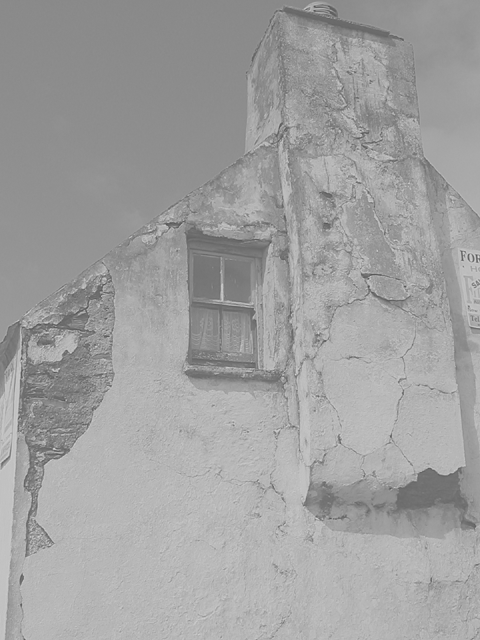
#> input picture 2019A-Procesamiento-digital-de-imagenes/1 Parcial/docs/ireland-06-contrastlow.tif, 480 x 640 px
$ jupyter execute 'Ecualización.ipynb'   (older library calls are emulated)
#> lines starting #> are read from the running program, lines starting #| are printed output that depends on the picture
[cell 1]
#algunas librerías
from scipy import misc
from scipy import ndimage
import matplotlib.pylab as plt
import numpy as np

[cell 2]
def escala_grises(I):
    g = 0.2989 * I[:,:,0] + 0.5870 * I[:,:,1] + 0.1140 * I[:,:,2]
    return g

def histograma(I, nbins = 32, show = True):
    h = np.histogram(I,nbins)
    plt.plot(h[1][:-1], h[0])
    if show:
        plt.show()

def histograma_acumulado(I, nbins=256, show = True):
    h = np.histogram(I,nbins)
    hc = np.cumsum(h[0])
    plt.plot(h[1][:-1], hc)
    if show:
        plt.show()
    return hc

def ev_histograma_acumulado(I):
    h = np.histogram(I,256)
    hc = np.cumsum(h[0])
    return hc

def muestra_imagen(I, show=True):
    plt.imshow(I, cmap="gray")
#     plt.axis('off')
    m = np.min(I)
    mx = np.max(I)
    plt.xlabel("["+str(m)+", "+str(mx)+"]")
    if show:
        plt.show()

# Ecualizado

Los tonos de gris de una imagen cualquiera, en general, no están ecualizados (no tienen una distribución uniforme)

[cell 3]
Im = misc.imread("ireland-06-contrastlow.tif")
#> Im is the input picture: shape (640, 480); min 79, max 217, mean 160.1
muestra_imagen(Im)
#> in muestra_imagen, `m = np.min(I)`: m = 79
#> in muestra_imagen, `mx = np.max(I)`: mx = 217

## Histograma de frecuencias

[cell 4]
plt.subplot(211)
histograma(Im,show=False)
plt.subplot(212)
histograma_acumulado(Im,show=False)
#> in histograma_acumulado, `hc = np.cumsum(h[0])`: hc = 256 values from 1 to 307200
plt.show()
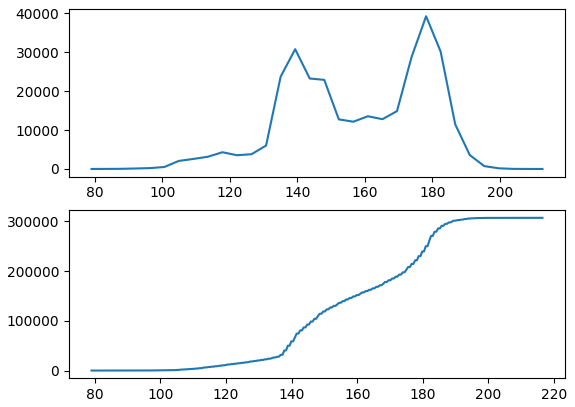
#> figure drawn by matplotlib, 2 panels; panel 1: curve peaks at x = 178.2, y = 39240; panel 2: curve peaks at x = 216.5, y = 307200

## Ejemplo de imagen ecualizada

[cell 5]
ren = 1000
col = 1000
Ip = np.zeros((ren, col))
for r in range(ren):
    Ip[r, :] = float(r)/1000*255
muestra_imagen(Ip)
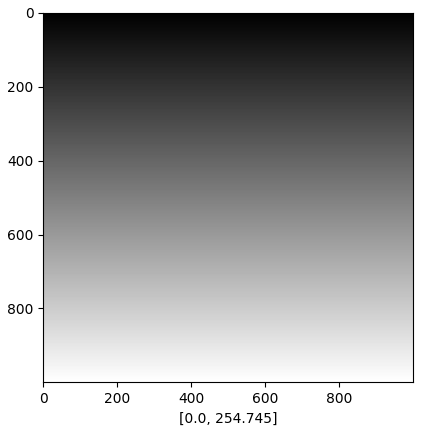
#> figure drawn by matplotlib, 1 panel

[cell 6]
plt.subplot(211)
histograma(Ip, nbins=250, show=False)
plt.title("$h_{eq}$")
plt.subplot(212)
histograma_acumulado(Ip, show=False)
plt.title("$H_{eq}$")
plt.tight_layout()
plt.show()
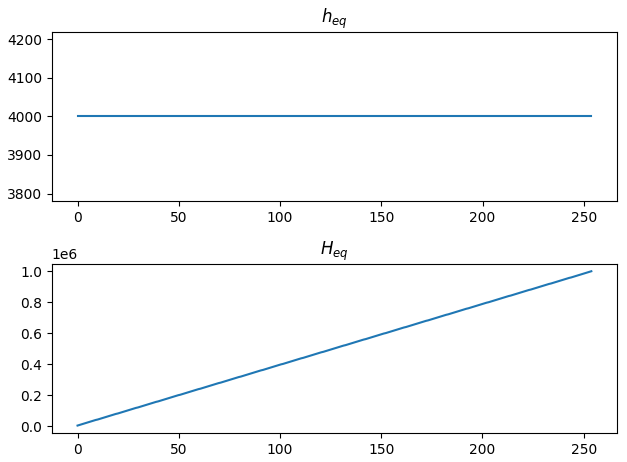
#> figure drawn by matplotlib, 2 panels; panel 2: curve peaks at x = 253.7, y = 1000000

$ run again, with 2019A-Procesamiento-digital-de-imagenes/1 Parcial/docs/a1.png saved as 2019A-Procesamiento-digital-de-imagenes/1 Parcial/docs/ireland-06-contrastlow.tif
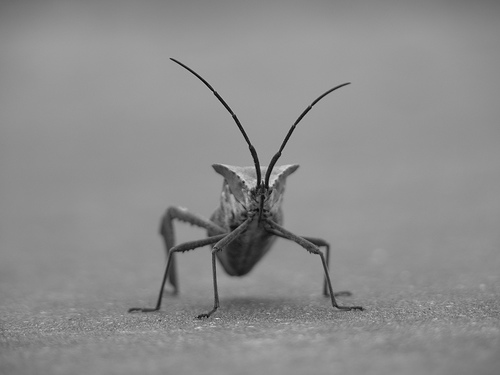
#> input picture 2019A-Procesamiento-digital-de-imagenes/1 Parcial/docs/a1.png, 500 x 375 px
#> Im is the input picture: shape (375, 500, 3); min 0, max 217, mean 140.5
#> m = 0
#> mx = 217
#> hc = 256 values from 6 to 562500
#> `[cell 4] plt.subplot(211) histograma(Im,show=False) plt.subplot(212) h..`:
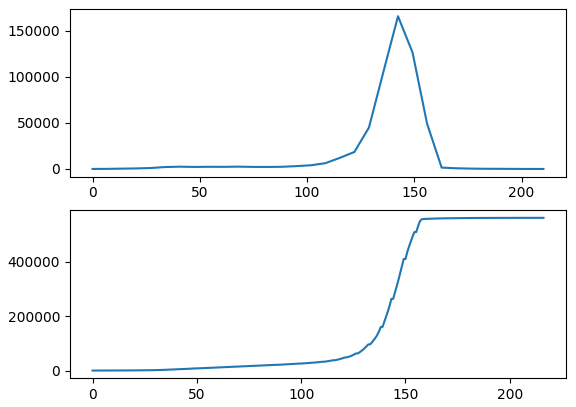
#> figure drawn by matplotlib, 2 panels; panel 1: curve peaks at x = 142.4, y = 165888; panel 2: curve peaks at x = 216.2, y = 562500

$ run again, with 2019A-Procesamiento-digital-de-imagenes/1 Parcial/docs/a2.jpg saved as 2019A-Procesamiento-digital-de-imagenes/1 Parcial/docs/ireland-06-contrastlow.tif
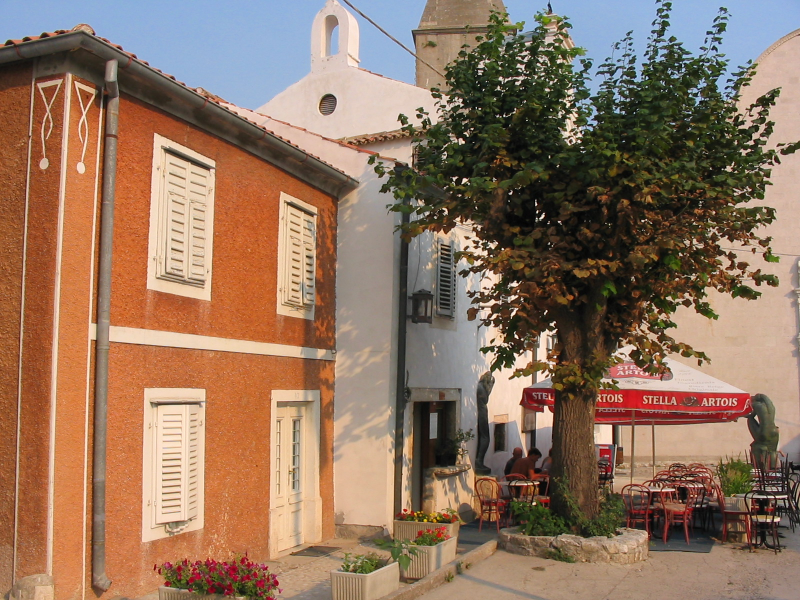
#> input picture 2019A-Procesamiento-digital-de-imagenes/1 Parcial/docs/a2.jpg, 1600 x 1200 px (shown at 1/2 size)
#> Im is the input picture: shape (1200, 1600, 3); mean R, G, B 144.8, 116.1, 95.7
#> m = 0
#> mx = 255
#> hc = 256 values from 11140 to 5760000
#> `[cell 4] plt.subplot(211) histograma(Im,show=False) plt.subplot(212) h..`:
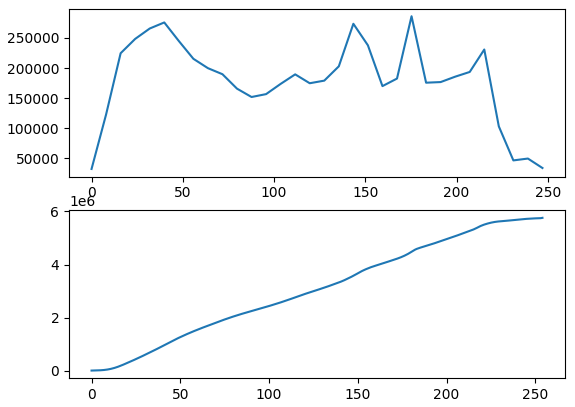
#> figure drawn by matplotlib, 2 panels; panel 1: curve peaks at x = 175.3, y = 285950; panel 2: curve peaks at x = 254, y = 5760000
